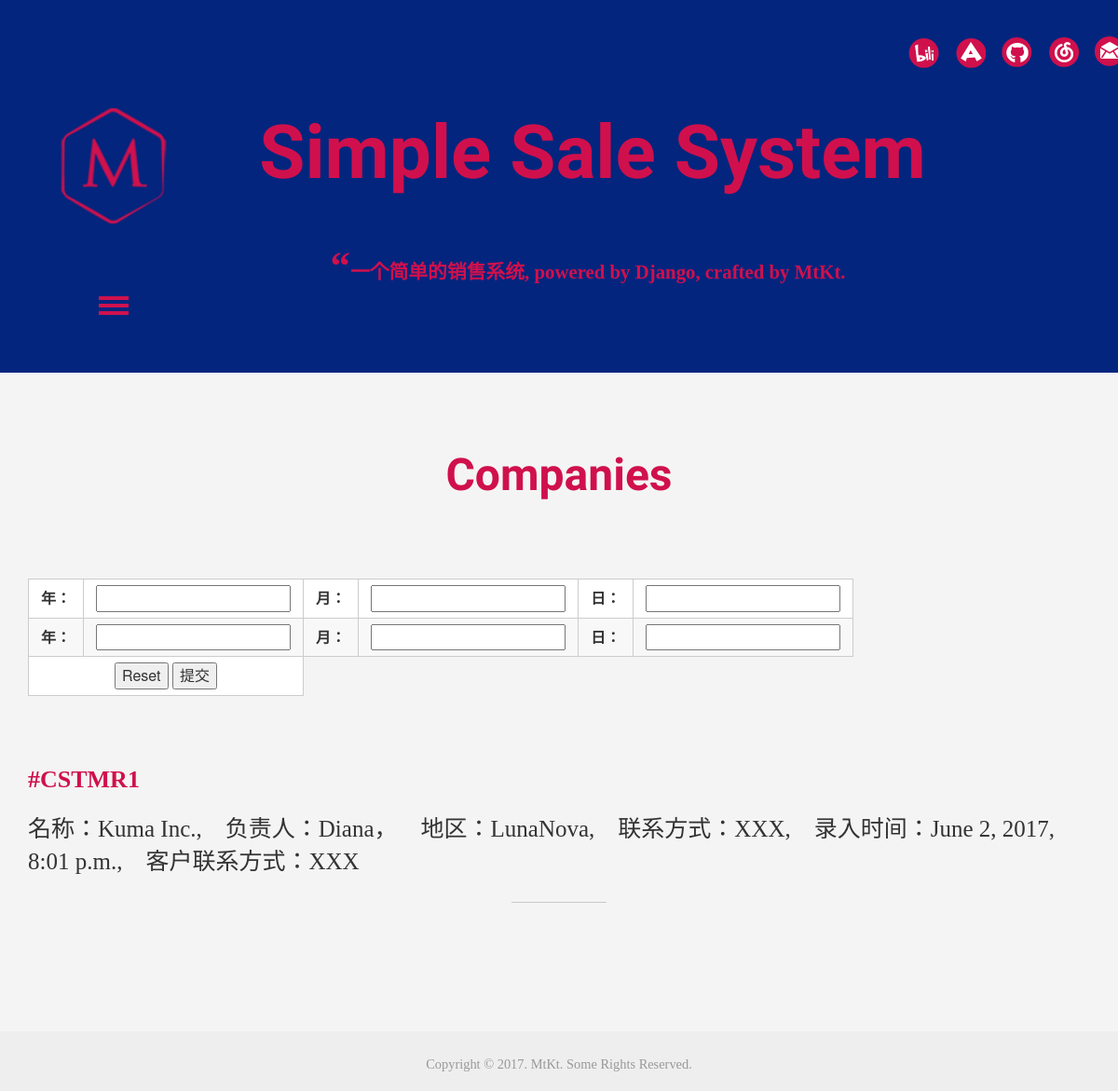
/companies/, run on the app's committed database.
### i_m/models.py (models this page shows, shortened)
class Company(models.Model):
    LEVEL = {
        0:u'A',
        1:u'B',
        2:u'C'
    }
    name = models.CharField('名称',max_length = 40)
    contact = models.CharField('负责人',max_length = 40)
    area = models.CharField('地区',max_length = 40)
    tel = models.CharField('联系方式',max_length = 40)
    create_time = models.DateTimeField('录入时间', auto_now_add=True)
    level = models.IntegerField('客户等级', default=0, choices=LEVEL.items())
    '''def save(self, *args, **kwargs):
        self.company_id = 'CSTMR'+self.create_time
        super().save(*args, **kwargs)'''
    def get_absolute_url(self):
        return reverse('i_m:company', kwargs={'company_id': self.id})

### i_m/views.py (the view, shortened to what this page needs)
# urls.py: url(r'companies/$', views.companies, name = 'companies'),
def companies(request):
    companies_list = Company.objects.order_by("-create_time")
    context=dict()
    context['companies_list'] = companies_list
    return render(request,"i_m/companies.html",context)

### i_m/templates/i_m/companies.html (shortened to what this page needs)
{% extends 'i_m/base.html'%}
{%  block content %}
<div id="about" class="about">
   <div class="container">
     <div class="about-top">
     <h3>Companies</h3>
       </div>
     </div>
   </div>
<div class="container">
<form action="/companies" method="get" >
    <table>
        <tr>
            <td><label for="txtname">年：</label></td>
            <td><input type="text" id="query" name="year_from" /></td>
            <td><label for="txtname">月：</label></td>
            <td><input type="text" id="query" name="month_from" /></td>
            <td><label for="txtname">日：</label></td>
            <td><input type="text" id="query" name="day_from" /></td>
        </tr>
        <tr>
            <td><label for="txtname">年：</label></td>
            <td><input type="text" id="query" name="year_to" /></td>
            <td><label for="txtname">月：</label></td>
            <td><input type="text" id="query" name="month_to" /></td>
            <td><label for="txtname">日：</label></td>
            <td><input type="text" id="query" name="day_to" /></td>
        </tr>
        <tr>
            <td colspan=2>
                <input type="reset" />
                <input type="submit" value="提交"/>
            </td>
        </tr>
    </table>
</form>
<br><br>
{% for company in companies_list %}
    {% autoescape off %}
      <article>
        <header>
          <h5 class="title-link">
            <div style="color: #D0104C;">
            <a href="{{company.get_absolute_url }}"><b>#CSTMR{{company.id}}</b></a>
          </h5>
          <p>名称：{{company.name}}</a>,&emsp;负责人：{{company.contact}}，&emsp;地区：{{company.area}},&emsp;联系方式：{{company.tel}},&emsp;录入时间：{{company.create_time}},&emsp;客户联系方式：{{company.tel}}
          <i class="strp"></i>
          </p>
        <br>
      </article>
    {% endautoescape %}
{% endfor %}
</div>
{%  endblock %}

### i_m/static/article/css/style.css (style rules this page uses)
h4, h5, h6, h1, h2, h3 { margin: 0; }
p { margin: 0; }
html, body { font-size: 100%; background: #F4F4F4; overflow-x:hidden; }
body a { transition:0.5s all; -webkit-transition:0.5s all; -moz-transition:0.5s all; -o-transition:0.5s all; -ms-transition:0.5s all; text-decoration:none; }
.about { padding:4em 0; }
.about-top { text-align:center; }
.about-top h3 { color:#d0104c; font-size:3em; font-family: 'Fugaz One', cursive; }
i.strp { display:block; background:#C9C9C9; margin:1em auto 3em auto; width:9%; height:1px; }

### i_m/static/article/css/lightbox.css (style rules this page uses)
body:after { content: url(../images/close.png)url(../images/prev.png) url(../images/next.png); display: none; }

### i_m/static/article/css/md5.css (style rules this page uses)
a { color: #D0104C; }
h2, h3, h4, h5, h6 { margin: 20px 0 20px; padding: 0; font-weight: bold; -webkit-font-smoothing: antialiased; cursor: text; position: relative; }
h3 { font-size: 28px; font-family: Palatino,Georgia,Cambria,'宋体-简','华文中宋','宋体',Serif; }
h5 { font-size: 26px; font-family: Palatino,Georgia,Cambria,'宋体-简','华文中宋','宋体',Serif; }
p, blockquote, ul, ol, dl, li { font-size: 25px; margin: 3px 0; font-family: Palatino,Georgia,Cambria,'宋体-简','华文中宋','宋体',Serif; }
table { padding: 0; }
table tr { border-top: 1px solid #cccccc; background-color: white; margin: 0; padding: 0; }
table tr:nth-child(2n) { background-color: #f8f8f8; }
table tr td { border: 1px solid #cccccc; text-align: center; margin: 0; padding: 6px 13px; }
table tr th :first-child, table tr td :first-child { margin-top: 0; }
table tr th :last-child, table tr td :last-child { margin-bottom: 0; }

### i_m/templates/i_m/companies.html (style rules this page uses)
form { text-align:center; }
table { text-align:center; }

### data on the page
Company: id "1", name "Kuma Inc.", contact "Diana", area "LunaNova", tel "XXX", create_time "June 2, 2017, 8:01 p.m."
